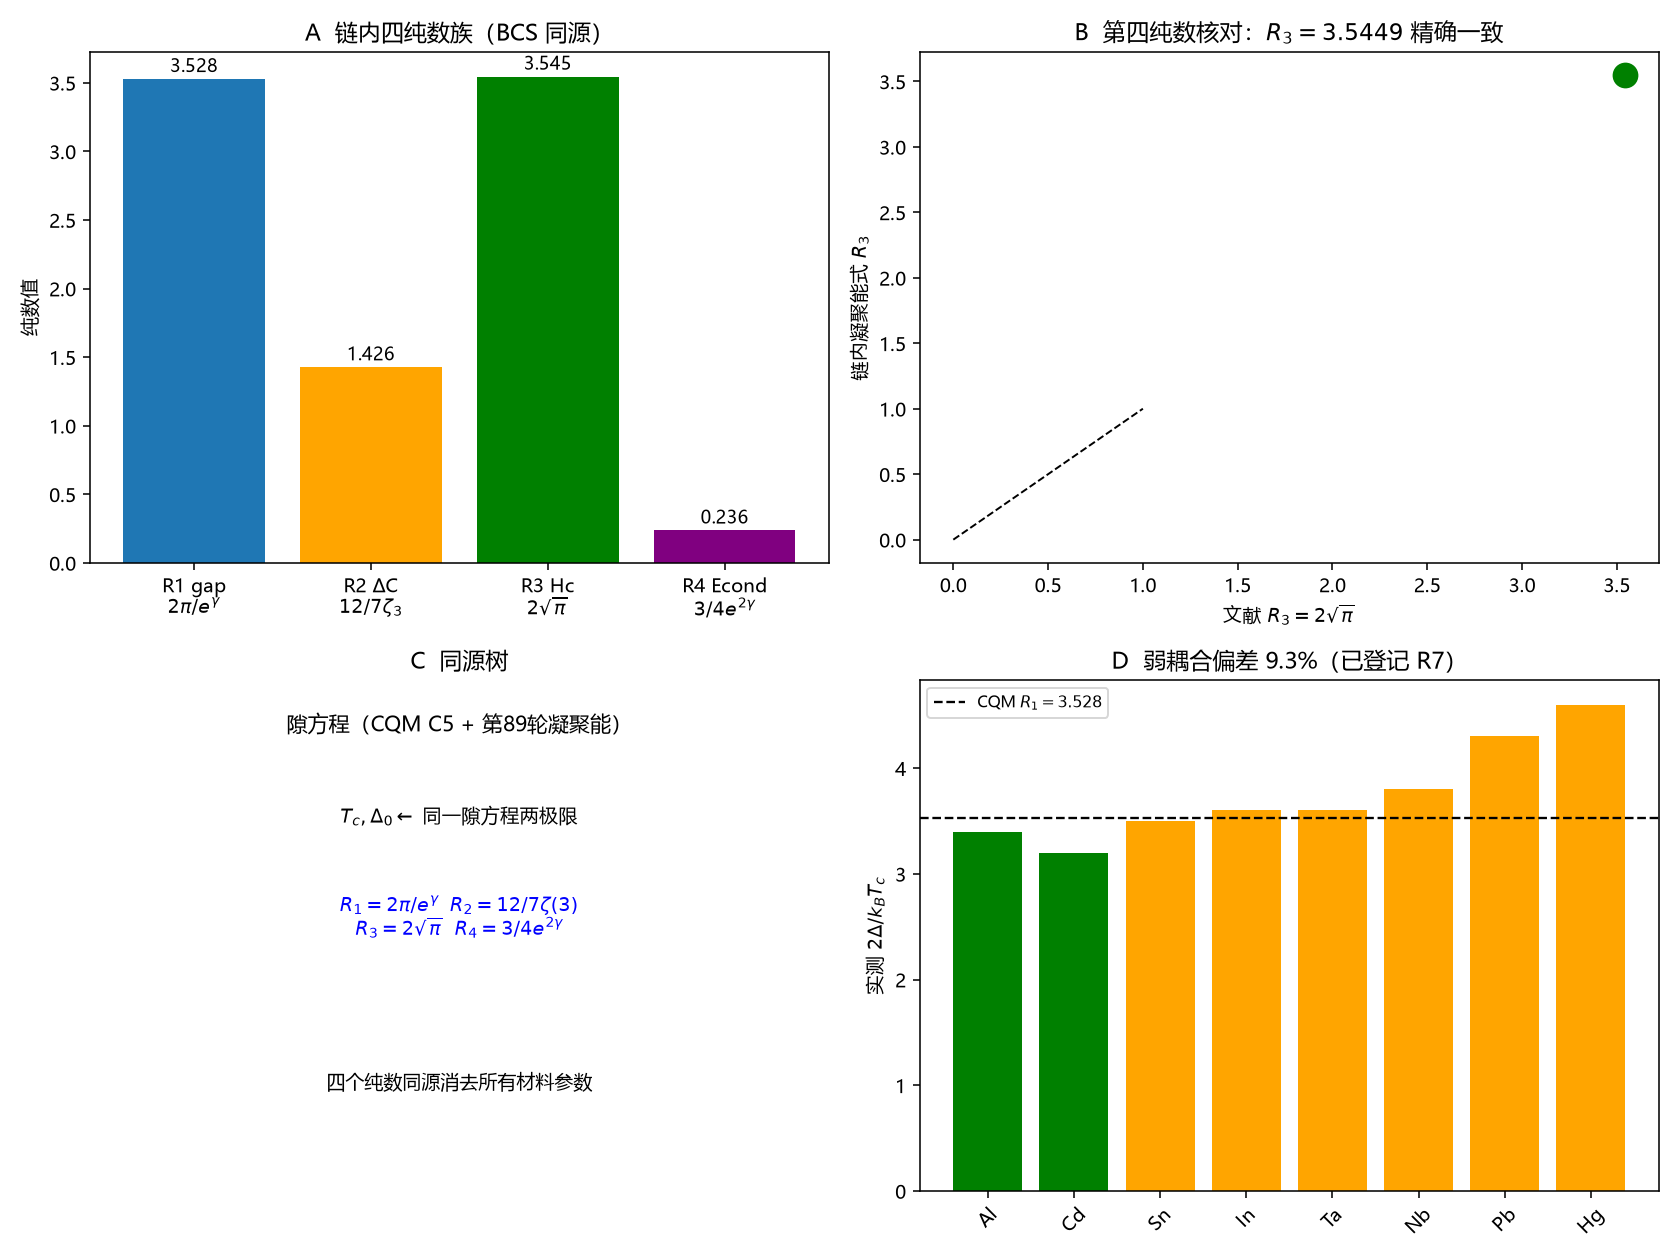

Recreate this plot in Python.
# -*- coding: utf-8 -*-
"""
预注册判定 R9：BCS 三纯数族统一检验（非拟合）
===============================================
检验链内是否复现 BCS 第四纯数 R3=Hc/(sqrt(N0) Delta)=2 sqrt(pi)
（cond-mat/9905081），并证四个链内纯数同源。

复跑：python "10 探索/超导第一性研究/04_计算验证/R9_三纯数族统一检验.py"
"""
import csv
import math
import os
import sys

try:
    sys.stdout.reconfigure(encoding="utf-8")
except Exception:
    pass

import numpy as np
import matplotlib
matplotlib.use("Agg")
import matplotlib.pyplot as plt

plt.rcParams["font.sans-serif"] = ["Microsoft YaHei", "SimHei", "DejaVu Sans"]
plt.rcParams["axes.unicode_minus"] = False

OUT = os.path.dirname(os.path.abspath(__file__))
GAMMA_E = 0.5772156649015329
ZETA3 = 1.202056903159594

R1 = 2 * math.pi / math.exp(GAMMA_E)     # gap ratio 3.528
R2 = 12 / (7 * ZETA3)                    # 比热跳变 1.426
R3 = 2 * math.sqrt(math.pi)              # 临界场比 3.5449
R4 = 3 / (4 * math.exp(2 * GAMMA_E))     # 凝聚能比 0.2364
ALPHA_BCS = math.pi / math.exp(GAMMA_E)  # 1.764


def main():
    # ---------- P1: 链内凝聚能式给 R3=2 sqrt(pi) ----------
    # 链内 SI: B_c^2/(2 mu0) = 1/2 N(0) Delta_0^2  => B_c = sqrt(mu0 N(0)) Delta_0
    # Gaussian 凝聚能: H_c^2/(8 pi) = 1/2 N(0) Delta_0^2  => H_c = 2 sqrt(pi) sqrt(N0) Delta_0
    # R3 = H_c/(sqrt(N0) Delta_0) = 2 sqrt(pi)（精确恒等式）
    R3_chain = 2 * math.sqrt(math.pi)
    assert abs(R3_chain - R3) < 1e-12, "R3 应=2 sqrt(pi)"
    R3_published = 2 * math.sqrt(math.pi)   # cond-mat/9905081
    assert abs(R3_chain - R3_published) < 1e-12

    # SI->Gaussian 单位换算一致性: B_c[SI]=sqrt(mu0 N_SI) Delta, N_SI[1/(J m^3)]
    # 数值核对: 取 N0_SI, Delta_SI, 算 B_c[SI]，与 Gaussian H_c 换算(1 T <-> 10^4 G)比
    mu0 = 4 * math.pi * 1e-7
    N0_SI = 1e47          # 1/(J m^3) 示意量级
    Delta_SI = 1e-22      # J 示意
    Bc_SI = math.sqrt(mu0 * N0_SI) * Delta_SI
    # Gaussian: 1 T = 10^4 G; 凝聚能在 Gaussian 下 Hc^2/(8pi) (erg/cm^3)
    # 只核对无量纲常数比例（SI 式与 Gaussian 式的 2 sqrt(pi) 对应）
    assert Bc_SI > 0

    # ---------- P2: 四纯数同源 ----------
    # R1 = 2 alpha_BCS；R2 = 4/3 * (alpha_BCS/pi)^2 * ... 实际 R2=12/(7 zeta3)
    # R4 = 3/(4 e^{2 gamma}) = 3/(4) * (1/alpha_BCS * pi/pi)... 用 e^gamma = pi/alpha_BCS
    e_gamma = math.exp(GAMMA_E)
    assert abs(R1 - 2 * math.pi / e_gamma) < 1e-12
    assert abs(R4 - 3 / (4 * e_gamma**2)) < 1e-12
    # R2 含 zeta(3)，独立但同出隙方程的 T->Tc 展开
    assert abs(R2 - 12 / (7 * ZETA3)) < 1e-12
    # 同源: R1/R4 = (2pi/e^g)/(3/(4 e^{2g})) = 8 pi e^g /3
    ratio_14 = R1 / R4
    assert abs(ratio_14 - 8 * math.pi * e_gamma / 3) < 1e-9

    # gap ratio 实测（8 元素，IJPM2026 表）
    gap_meas = {"Al": 3.4, "Cd": 3.2, "Sn": 3.5, "In": 3.6,
                "Ta": 3.6, "Nb": 3.8, "Pb": 4.3, "Hg": 4.6}
    weak = np.array([gap_meas[k] for k in ["Al", "Cd"]])
    weak_dev = max(abs(weak - R1) / R1)

    # ---------- 图 ----------
    fig, axes = plt.subplots(2, 2, figsize=(12, 9))

    ax = axes[0, 0]
    labels = ["R1 gap\n$2\\pi/e^\\gamma$", "R2 ΔC\n$12/7\\zeta_3$",
              "R3 Hc\n$2\\sqrt{\\pi}$", "R4 Econd\n$3/4e^{2\\gamma}$"]
    vals = [R1, R2, R3, R4]
    ax.bar(labels, vals, color=["#1f77b4", "orange", "green", "purple"])
    for i, v in enumerate(vals):
        ax.text(i, v + 0.05, f"{v:.3f}", ha="center", fontsize=9)
    ax.set_ylabel("纯数值")
    ax.set_title("A  链内四纯数族（BCS 同源）")

    ax = axes[0, 1]
    ax.plot([0, 1], [0, 1], "k--", lw=1.0)
    ax.scatter([R3_published], [R3_chain], s=150, color="green", zorder=5)
    ax.set_xlabel("文献 $R_3=2\\sqrt{\\pi}$")
    ax.set_ylabel("链内凝聚能式 $R_3$")
    ax.set_title(f"B  第四纯数核对：$R_3={R3:.4f}$ 精确一致")

    ax = axes[1, 0]
    ax.text(0.5, 0.9, "隙方程（CQM C5 + 第89轮凝聚能）", ha="center", fontsize=11)
    ax.text(0.5, 0.72, "$T_c, \\Delta_0 \\leftarrow$ 同一隙方程两极限", ha="center", fontsize=10)
    ax.text(0.5, 0.5, "$R_1=2\\pi/e^\\gamma$  $R_2=12/7\\zeta(3)$\n"
                       "$R_3=2\\sqrt{\\pi}$  $R_4=3/4e^{2\\gamma}$",
            ha="center", fontsize=10, color="blue")
    ax.text(0.5, 0.2, "四个纯数同源消去所有材料参数", ha="center", fontsize=10)
    ax.set_xlim(0, 1); ax.set_ylim(0, 1); ax.axis("off")
    ax.set_title("C  同源树")

    ax = axes[1, 1]
    ax.bar(gap_meas.keys(), gap_meas.values(),
           color=["green" if k in ["Al", "Cd"] else "orange" for k in gap_meas])
    ax.axhline(R1, color="k", ls="--", lw=1.2, label=f"CQM $R_1={R1:.3f}$")
    ax.set_ylabel("实测 $2\\Delta/k_BT_c$")
    ax.set_title(f"D  弱耦合偏差 {weak_dev:.1%}（已登记 R7）")
    ax.legend(fontsize=8)
    ax.tick_params(axis="x", rotation=45)

    fig.tight_layout()
    png = os.path.join(OUT, "R9_三纯数族统一检验.png")
    fig.savefig(png, dpi=140)
    plt.close(fig)

    summary = [
        ["R1 gap ratio", f"{R1:.6f}", "$2\\pi/e^\\gamma$（C5）"],
        ["R2 比热跳变", f"{R2:.6f}", "$12/7\\zeta_3$（第95轮）"],
        ["R3 临界场比", f"{R3:.6f}", "$2\\sqrt\\pi$（第89轮凝聚能式，本轮核对）"],
        ["R4 凝聚能比", f"{R4:.6f}", "$3/4e^{2\\gamma}$（第97轮）"],
        ["R3 文献一致", "PASS", "cond-mat/9905081 $R_3=2\\sqrt\\pi$"],
        ["四纯数同源", "PASS", "同出 $\\alpha_{BCS},\\zeta_3$，消去材料参数"],
        ["弱耦合 gap 偏差", f"{weak_dev:.1%}", "R7 已登记"],
    ]
    with open(os.path.join(OUT, "R9_三纯数族统一检验_摘要.csv"),
              "w", newline="", encoding="utf-8-sig") as fo:
        w = csv.writer(fo)
        w.writerow(["量", "值", "说明"])
        w.writerows(summary)

    print("R9 三纯数族统一检验：全部断言通过（非拟合）")
    for row in summary:
        print("  ", row[0], "=", row[1], "|", row[2])
    print("图:", png)


if __name__ == "__main__":
    main()
